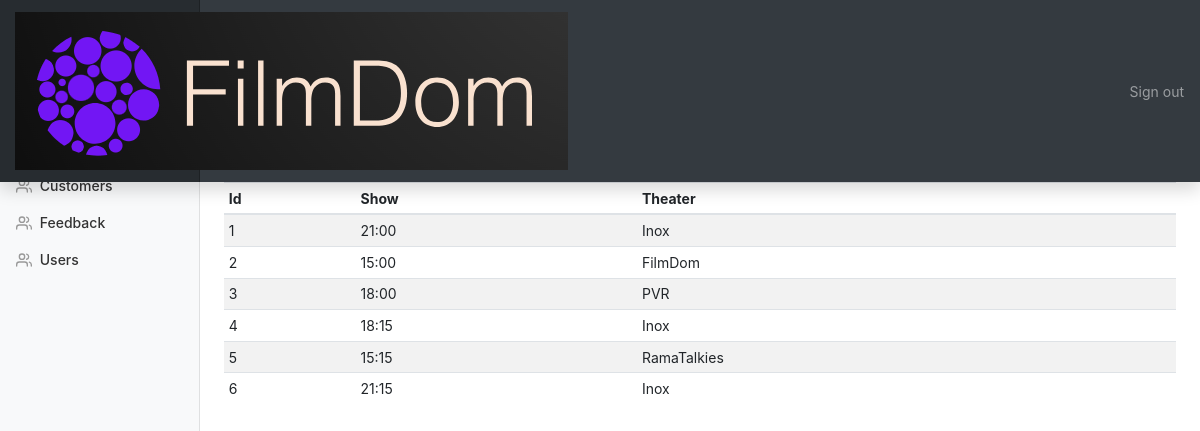
The app's page /admin/Theater_and_show.php (signed in) with its own data.
### tables this page shows
CREATE TABLE `theater_show` (
  `id` int(25) NOT NULL,
  `show` varchar(100) NOT NULL,
  `theater` varchar(100) NOT NULL
);

### admin/Theater_and_show.php (the view, shortened to what this page needs)
<!doctype html>
<html lang="en">
  <head>
<?php include_once("./templates/top.php"); ?>
<?php include_once("./templates/navbar.php"); ?>
<div class="container-fluid">
  <div class="row">
    <?php include "./templates/sidebar.php"; ?>
      <div class="row">
      	<div class="col-10">
      		<h2>Theater and Show</h2>
      	</div>
      </div>
      <div class="table-responsive">
        <table class="table table-striped table-sm">
          <thead>
            <tr>
              <th>Id</th>
              <th>Show</th>
              <th>Theater</th>
            </tr>
          </thead>
          <tbody id="product_list">
           <?php
include_once 'Database.php';
$result = mysqli_query($conn,"SELECT * FROM theater_show");
if (mysqli_num_rows($result) > 0) {
  while($row = mysqli_fetch_array($result)) {
    ?>
    <tr>
              <td><?php echo $row['id'];?></td>
              <td><?php echo $row['show'];?></td>
              <td><?php echo $row['theater'];?></td>
                </tr>
  <?php
  }
}
?>
          </tbody>
        </table>
      </div>
    </main>
  </div>
</div>
<?php include_once("./templates/footer.php"); ?>

### admin/css/dashboard.css (style rules this page uses)
body { font-size: .875rem; }

### records on screen
theater_show: id "1", show "21:00", theater "Inox"
theater_show: id "2", show "15:00", theater "FilmDom"
theater_show: id "3", show "18:00", theater "PVR"
theater_show: id "4", show "18:15", theater "Inox"
theater_show: id "5", show "15:15", theater "RamaTalkies"
theater_show: id "6", show "21:15", theater "Inox"
